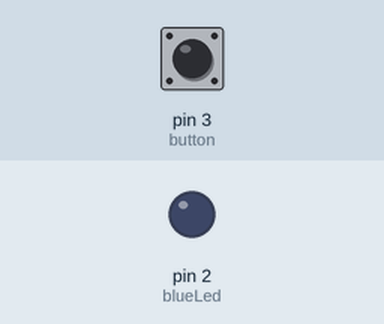
The sketch below on a simulated Arduino Uno, built with avr-gcc and run on an emulated ATmega328P. Parts: output pins drawn as LEDs (lit = HIGH). Inputs (shaded band) come from the test bench; at power-on: pin 3 (button) LOW.

Above: at 1.2 s.
1.3 s: pin 3 (button) pulled HIGH for 0.15 s
At 1.37 s:
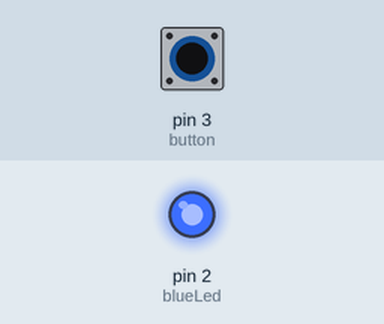
2.9 s: pin 3 (button) pulled HIGH for 3.2 s
At 6.5 s:
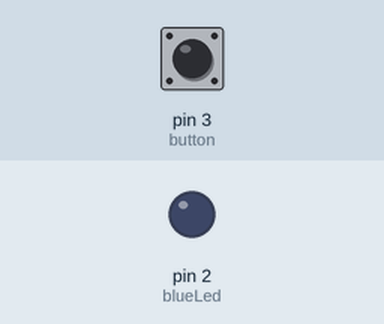
Timing chart, 0 to 8.0 s (numbered marks = the images above; inputs shaded):
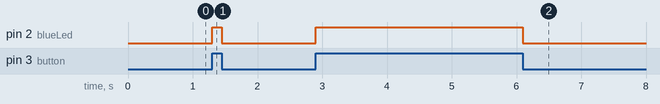

Measured:
- after the input at 1.3 s, pin 2 (blueLed): LOW → HIGH at once, → LOW 0.15 s later
- after the input at 2.9 s, pin 2 (blueLed): LOW → HIGH at once, → LOW 3.2 s later

The sketch:

button.sketch.ino
```cpp
const int blueLed = 2;
const int redLed = 6;
const int greenLed = 7;
const int button = 3;

int buttonPressed = 0;

void setup() {
  pinMode(blueLed, OUTPUT);
  pinMode(button, INPUT);
}

void loop() {
  buttonPressed = digitalRead(button);

  if(buttonPressed == HIGH) {
    digitalWrite(blueLed, HIGH);
  }
  else {
    digitalWrite(blueLed, LOW);
  }
}
```
